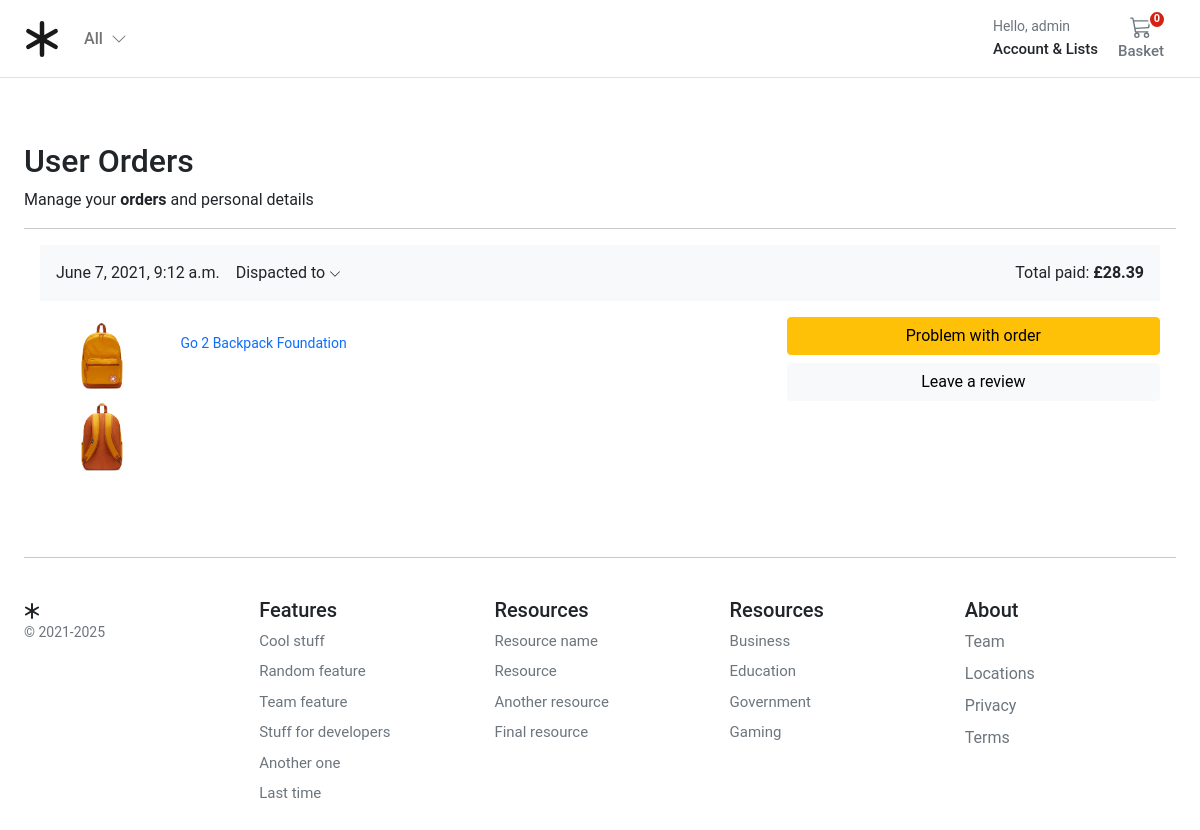
The app's page /account/user_orders/ (signed in) with its own data.
### account/models.py (models this page shows, shortened)
class Customer(AbstractBaseUser, PermissionsMixin):
    email = models.EmailField(_('email address'), unique=True)
    name = models.CharField(max_length=150)
    mobile = models.CharField(max_length=20, blank=True)
    is_active = models.BooleanField(default=False)
    is_staff = models.BooleanField(default=False)
    created = models.DateTimeField(auto_now_add=True)
    updated = models.DateTimeField(auto_now=True)
    objects = CustomAccountManager()
    USERNAME_FIELD = 'email'
    REQUIRED_FIELDS = ['name']
    class Meta:
        verbose_name = "Accounts"
        verbose_name_plural = "Accounts"

### orders/models.py (models this page shows, shortened)
class Order(models.Model):
    user = models.ForeignKey(settings.AUTH_USER_MODEL, on_delete=models.CASCADE, related_name="order_user")
    full_name = models.CharField(max_length=50)
    email = models.EmailField(max_length=254, blank=True)
    address1 = models.CharField(max_length=250)
    address2 = models.CharField(max_length=250)
    city = models.CharField(max_length=100)
    phone = models.CharField(max_length=100)
    postal_code = models.CharField(max_length=20)
    country_code = models.CharField(max_length=4, blank=True)
    created = models.DateTimeField(auto_now_add=True)
    updated = models.DateTimeField(auto_now=True)
    total_paid = models.DecimalField(max_digits=5, decimal_places=2)
    order_key = models.CharField(max_length=200)
    payment_option = models.CharField(max_length=200, blank=True)
    billing_status = models.BooleanField(default=False)
    class Meta:
        ordering = ("-created",)

class OrderItem(models.Model):
    order = models.ForeignKey(Order, related_name="items", on_delete=models.CASCADE)
    product = models.ForeignKey(Product, related_name="order_items", on_delete=models.CASCADE)
    price = models.DecimalField(max_digits=5, decimal_places=2)
    quantity = models.PositiveIntegerField(default=1)

### store/models.py (models this page shows)
class ProductImage(models.Model):
    product = models.ForeignKey(Product, on_delete=models.CASCADE, related_name="product_image")
    image = models.ImageField(
        verbose_name=_("image"),
        help_text=_("Upload a product image"),
        upload_to="images/",
        default="images/default.png",
    )
    alt_text = models.CharField(
        verbose_name=_("Alturnative text"),
        help_text=_("Please add alturnative text"),
        max_length=255,
        null=True,
        blank=True,
    )
    is_feature = models.BooleanField(default=False)
    created_at = models.DateTimeField(auto_now_add=True, editable=False)
    updated_at = models.DateTimeField(auto_now=True)
    class Meta:
        verbose_name = _("Product Image")
        verbose_name_plural = _("Product Images")

class Product(models.Model):
    product_type = models.ForeignKey(ProductType, on_delete=models.RESTRICT)
    category = models.ForeignKey(Category, on_delete=models.RESTRICT)
    title = models.CharField(
        verbose_name=_("title"),
        help_text=_("Required"),
        max_length=255,
    )
    description = models.TextField(verbose_name=_("description"), help_text=_("Not Required"), blank=True)
    slug = models.SlugField(max_length=255)
    regular_price = models.DecimalField(
        verbose_name=_("Regular price"),
        help_text=_("Maximum 999.99"),
        error_messages={
            "name": {
                "max_length": _("The price must be between 0 and 999.99."),
            },
        },
        max_digits=5,
        decimal_places=2,
    )
    discount_price = models.DecimalField(
        verbose_name=_("Discount price"),
        help_text=_("Maximum 999.99"),
        error_messages={
            "name": {
                "max_length": _("The price must be between 0 and 999.99."),
            },
        },
        max_digits=5,
        decimal_places=2,
    )
    is_active = models.BooleanField(
        verbose_name=_("Product visibility"),
        help_text=_("Change product visibility"),
        default=True,
    )
    created_at = models.DateTimeField(_("Created at"), auto_now_add=True, editable=False)
    updated_at = models.DateTimeField(_("Updated at"), auto_now=True)
    users_wishlist = models.ManyToManyField(settings.AUTH_USER_MODEL, related_name="user_wishlist", blank=True)
    class Meta:
        ordering = ("-created_at",)
        verbose_name = _("Product")
        verbose_name_plural = _("Products")
    def get_absolute_url(self):
        return reverse("store:product_detail", args=[self.slug])
    def __str__(self):
        return self.title

### account/views.py (the view)
# urls.py: path("user_orders/", views.user_orders, name="user_orders"),
@login_required
def user_orders(request):
    user_id = request.user.id
    orders = Order.objects.filter(user_id=user_id).filter(billing_status=True)
    return render(request, "account/dashboard/user_orders.html", {"orders": orders})

### basket/basket.py (called while the page is built)
    def __len__(self):
        return sum(item["qty"] for item in self.basket.values())

### basket/context_processors.py (called while the page is built)
def basket(request):
    return {'basket': Basket(request)}

### store/context_processors.py (called while the page is built)
def categories(request):
    return {"categories": Category.objects.filter(level=0)}

### store/models.py (called while the page is built)
    def get_absolute_url(self):
        return reverse("store:category_list", args=[self.slug])

### templates/account/dashboard/user_orders.html (shortened to what this page needs)
{% extends "../sub_base.html" %}
{% block sub_content %}
<div class="col-12">
  <h1 class="h2">User Orders</h1>
</div>
<div class="col-12 d-flex justify-content-between">
  <div>Manage your <b>orders</b> and personal details</div>
</div>
<hr />
 <div class="container">
    {% for order in orders %}
    <div class="row g-3">
      <div class="col-12 bg-light p-3 d-flex justify-content-between">
        <div class="d-flex d-flex-inline">
          <div class="pe-3">{{ order.created }}</div>
          <div class="dropdown">
          <a class="text-reset text-decoration-none dropdown-toggle" href="#" role="link" id="dropdownLink" data-bs-toggle="dropdown" aria-expanded="false">
          Dispacted to
          <svg xmlns="http://www.w3.org/2000/svg" width="12" height="12" fill="currentColor" class="bi bi-chevron-down" viewBox="0 0 16 16">
            <path fill-rule="evenodd" d="M1.646 4.646a.5.5 0 0 1 .708 0L8 10.293l5.646-5.647a.5.5 0 0 1 .708.708l-6 6a.5.5 0 0 1-.708 0l-6-6a.5.5 0 0 1 0-.708z"/>
          </svg>
          </a>
          </div>
        </div>
        <div class="text-end">
          Total paid: <span class="fw-bold">£{{ order.total_paid }}</span>
        </div>
      </div>
      <div class="col-md-5 col-lg-4 order-md-last p-0 order-3">
        <div class="d-grid gap-2 ">
          <button class="btn btn-warning" type="button">Problem with order</button>
          <button class="btn btn-light" type="button">Leave a review</button>
        </div>
      </div>
      <div class="col-md-7 col-lg-8 p-0">
        {% for item in order.items.all %}
        <div class="card mb-3 border-0">
          <div class="row g-0">
            <div class="col-md-2 d-none d-md-block">
            {% for image in item.product.product_image.all %}
            {% if image.is_feature %}
            <img class="img-fluid" alt="Responsive image" src="{{ image.image.url }}" alt="{{ image.image.alt_text }}">
            {% endif %}
            {% endfor %}
            </div>
            <div class="col-md-10">
              <div class="card-body p-3">
                <a class="text-decoration-none" href="{{ item.product.get_absolute_url }}">
                  <p class="card-text small">{{item.product|title}}</p>
                </a>
              </div>
            </div>
          </div>
        </div>
        {% endfor %}
      </div>
    </div>
    {% endfor %}
  </div>
{% endblock %}

### templates/account/sub_base.html
{% extends "../base.html" %}
{% load static %}
{% block stylesheet %}{% static 'account/css/account.css' %}{% endblock %}
{% block content %}
<div class="container">
  <div class="login d-flex align-items-center">
    <div class="col-12 col-md-12 col-lg-12 mx-auto">
      {% block sub_content %}{% endblock %}
    </div>
  </div>
</div>
{% endblock %}

### templates/base.html (shortened to what this page needs)
{% load static %}
<!DOCTYPE html>
<html>
<head>
  <link href="https://cdn.jsdelivr.net/npm/bootstrap@5.0.0-beta1/dist/css/bootstrap.min.css" rel="stylesheet"
>
  <link rel="stylesheet" href="{% static 'core/css/base.css' %}">
  <link rel="stylesheet" href="{% block stylesheet %}{% endblock %}">
</head>
<body>
  <header class="pb-3">
    <nav class="navbar navbar-expand-md navbar-light bg-white border-bottom">
      <div class="container-fluid px-md-4">
        <div class="d-flex w-100 navbar-collapse">
          <a class="navbar-brand d-flex-inline" href="/">
          </a>
          <ul class="navbar-nav me-auto mb-2 mb-md-0">
            <li class="nav-item dropdown">
              <a class="nav-link dropdown-toggle d-none d-md-block fw500" href="#" id="navbarDropdown" role="button"
                data-bs-toggle="dropdown" aria-expanded="false">
                All
                <i class="ps-1"><svg xmlns="http://www.w3.org/2000/svg" width="16" height="16" fill="currentColor"
                    class="bi bi-chevron-down" viewBox="0 0 16 16">
                    <path fill-rule="evenodd"
                      d="M1.646 4.646a.5.5 0 0 1 .708 0L8 10.293l5.646-5.647a.5.5 0 0 1 .708.708l-6 6a.5.5 0 0 1-.708 0l-6-6a.5.5 0 0 1 0-.708z" />
                  </svg></i>
              </a>
            </li>
          </ul>
          <div>
            <div class="collapse navbar-collapse" id="navbarSupportedContent2">
              <ul class="navbar-nav me-auto mb-2 mb-lg-0">
                <li class="nav-item dropdown">
                  <a class="nav-link dropdown-toggle text-reset" href="#" id="navbarDropdown" role="button"
                    data-bs-toggle="dropdown" aria-expanded="false">
                    <div class="small text-muted">Hello,
                      {% if user.is_authenticated %}
                        {{ request.user.name }}
                      {% else %}
                      Login
                      {% endif %}
                    </div>
                    <span class="fs15 fw500">Account &amp; Lists
                    </span>
                  </a>
                </li>
              </ul>
            </div>
          </div>
          <a type="button" role="button" href="{% url "basket:basket_summary" %}"
            class="btn btn-outline-secondary border-0 basket-btn">
            {% with total_qty=basket|length %}
            <div id="basket-qty" class="basket-qty">
              {% if total_qty > 0 %}
              {{ total_qty }}
              {% else %}
              0
              {% endif %}
            </div>
            {% endwith %}
            <div>
            </div>
            <span class="fs15 fw500">Basket</span>
          </a>
        </div>
      </div>
    </nav>
  </header>
  <main class="pt-5">
    <div id="content">{% block content %} {% endblock %}</div>
  </main>
  <footer class="container py-5 footer">
    <hr>
    <div class="row pt-4">
      <div class="col-12 col-md">
        <small class="d-block mb-3 text-muted">&copy; 2021-2025</small>
      </div>
      <div class="col-6 col-md fs15">
        <h5>Features</h5>
        <ul class="list-unstyled">
          <li><a class="link-secondary text-decoration-none" href="#">Cool stuff</a></li>
          <li><a class="link-secondary text-decoration-none" href="#">Random feature</a></li>
          <li><a class="link-secondary text-decoration-none" href="#">Team feature</a></li>
          <li><a class="link-secondary text-decoration-none" href="#">Stuff for developers</a></li>
          <li><a class="link-secondary text-decoration-none" href="#">Another one</a></li>
          <li><a class="link-secondary text-decoration-none" href="#">Last time</a></li>
        </ul>
      </div>
      <div class="col-6 col-md fs15">
        <h5>Resources</h5>
        <ul class="list-unstyled">
          <li><a class="link-secondary text-decoration-none" href="#">Resource name</a></li>
          <li><a class="link-secondary text-decoration-none" href="#">Resource</a></li>
          <li><a class="link-secondary text-decoration-none" href="#">Another resource</a></li>
          <li><a class="link-secondary text-decoration-none" href="#">Final resource</a></li>
        </ul>
      </div>
      <div class="col-6 col-md fs15">
        <h5>Resources</h5>
        <ul class="list-unstyled">
          <li><a class="link-secondary text-decoration-none" href="#">Business</a></li>
          <li><a class="link-secondary text-decoration-none" href="#">Education</a></li>
          <li><a class="link-secondary text-decoration-none" href="#">Government</a></li>
          <li><a class="link-secondary text-decoration-none" href="#">Gaming</a></li>
        </ul>
      </div>
      <div class="col-6 col-md">
        <h5>About</h5>
        <ul class="list-unstyled">
          <li><a class="link-secondary text-decoration-none" href="#">Team</a></li>
          <li><a class="link-secondary text-decoration-none" href="#">Locations</a></li>
          <li><a class="link-secondary text-decoration-none" href="#">Privacy</a></li>
          <li><a class="link-secondary text-decoration-none" href="#">Terms</a></li>
        </ul>
      </div>
    </div>
  </footer>
</body>
</html>

### static/core/css/base.css (style rules this page uses)
@media (min-width: 1000px) { .container { max-width: 1000px; } }
@media (max-width: 1200px) { .container { max-width: 100%; padding:0 24px; } }
.dropdown-toggle::after { display: none; }
html, body, p, div { letter-spacing: -0.02px; font-family: 'Roboto', sans-serif; }
.fs15 { font-size: 0.9375rem; }
.fw500 { font-weight: 500; }
.basket-qty { color: #fff; background: #d42114; border: 2px solid #fff; border-radius: 50%; text-align: center; font-size: 11px; height: 15px; width: 14px; position: absolute; box-sizing: content-box; font-weight: 600; display: flex; justify-content: center; align-items: center; top: 1px; right: 10px; }
.basket-btn { position: relative; }
.footer > div > div > ul > li { padding-bottom:8px; }

### records on screen
Customer: user.name "admin"
Order: created "June 7, 2021, 9:12 a.m.", total_paid "28.39"
OrderItem: product "Go 2 Backpack Foundation"
ProductImage: image (picture)
ProductImage: image (picture)
